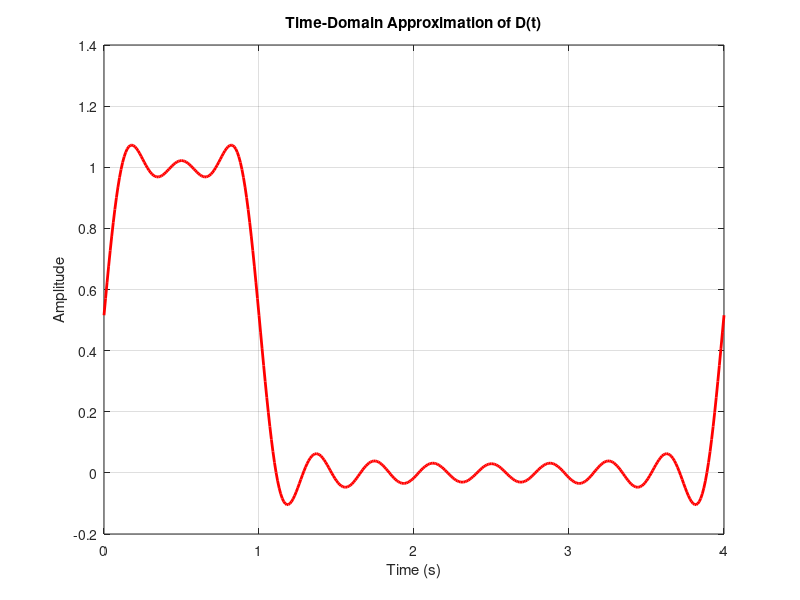

Reproduce this figure in MATLAB.
% Time vector
T = 4;
t = 0:0.01:4;
n = -10:10;
T = 4;   
w0 = 2*pi / T;  
omega = n * w0;
result = zeros(size(t));  % Preallocate
Dn = (1/4) * exp(-j * n * pi / 4) .* sinc(n/4);

% Reconstruct signal
for k = 1:length(t)
    result(k) = sum(Dn .* exp(j * n * w0 * t(k)));
end

result = real(result);

% Plot time-domain signal
figure;
plot(t, result, 'r', 'LineWidth', 2);
xlabel('Time (s)');
ylabel('Amplitude');
title('Time-Domain Approximation of D(t)');
grid on;